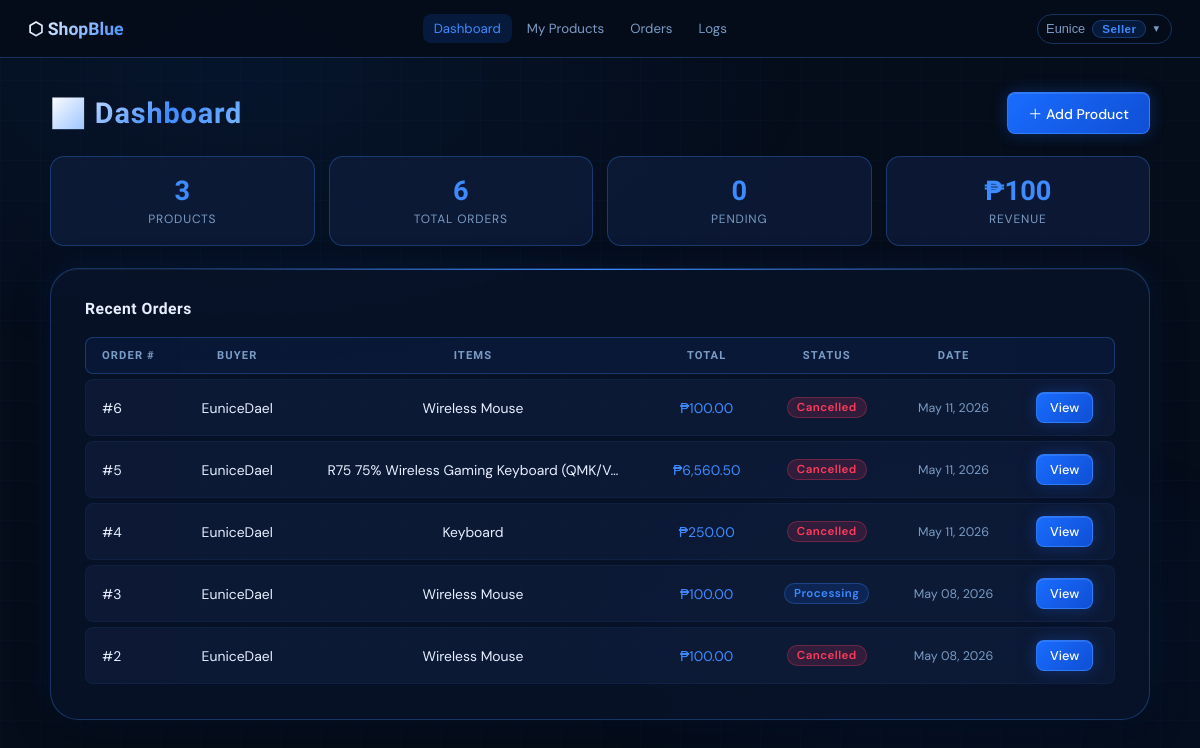
The app's page /seller_dashboard.php (signed in), older data.
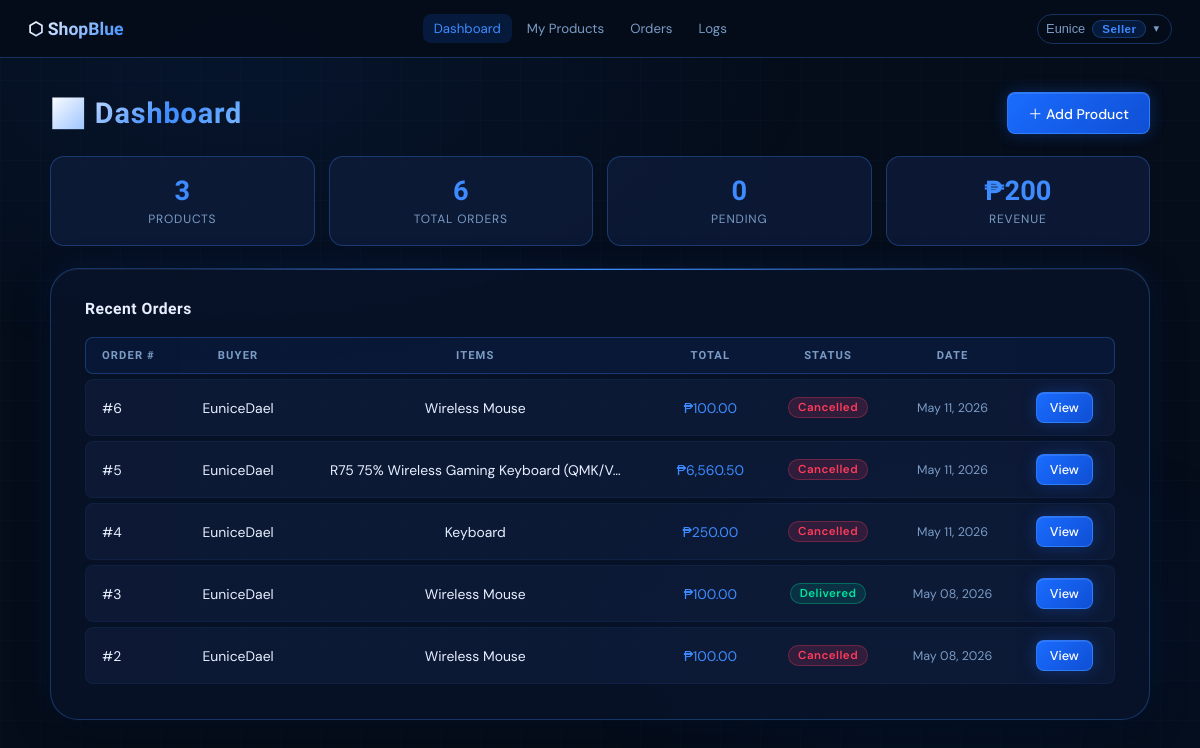
The same page, newer data.
### tables this page shows
CREATE TABLE `orders` (
  `id` int(11) NOT NULL,
  `buyer_id` int(11) NOT NULL,
  `phone` varchar(20) NOT NULL,
  `address` text NOT NULL,
  `total_amount` decimal(10,2) NOT NULL,
  `status` enum('pending','processing','shipped','delivered','cancelled') NOT NULL DEFAULT 'pending',
  `cancel_requested` tinyint(1) NOT NULL DEFAULT 0,
  `cancellation_reason` text DEFAULT NULL,
  `cancel_status` enum('none','pending','approved','rejected') NOT NULL DEFAULT 'none',
  `created_at` timestamp NOT NULL DEFAULT current_timestamp()
);

CREATE TABLE `users` (
  `id` int(11) NOT NULL,
  `username` varchar(50) NOT NULL,
  `email` varchar(100) DEFAULT NULL,
  `password` varchar(255) NOT NULL,
  `role` enum('buyer','seller') NOT NULL DEFAULT 'buyer',
  `phone` varchar(20) DEFAULT NULL,
  `address` text DEFAULT NULL,
  `reset_token` varchar(128) DEFAULT NULL,
  `reset_token_expiry` datetime DEFAULT NULL,
  `created_at` timestamp NOT NULL DEFAULT current_timestamp()
);

### auth.php (called while the page is built, shortened)
<?php
$current_user_id  = $_SESSION['user_id'];
?>

### seller_dashboard.php (the view, shortened to what this page needs)
<?php
include 'auth.php';
include 'db.php';
$total_products = $conn->query("SELECT COUNT(*) FROM products WHERE seller_id=$current_user_id")->fetch_row()[0];
$total_orders   = $conn->query("SELECT COUNT(DISTINCT o.id) FROM orders o JOIN order_items oi ON oi.order_id=o.id WHERE oi.seller_id=$current_user_id")->fetch_row()[0];
$pending        = $conn->query("SELECT COUNT(DISTINCT o.id) FROM orders o JOIN order_items oi ON oi.order_id=o.id WHERE oi.seller_id=$current_user_id AND o.status='pending'")->fetch_row()[0];
$revenue_row    = $conn->query("SELECT SUM(oi.price*oi.quantity) FROM order_items oi JOIN orders o ON o.id=oi.order_id WHERE oi.seller_id=$current_user_id AND o.status='delivered'")->fetch_row();
$revenue        = $revenue_row[0] ?? 0;
$recent = $conn->prepare("
    SELECT o.id, o.status, o.total_amount, o.created_at, u.username AS buyer,
           GROUP_CONCAT(p.name SEPARATOR ', ') AS items
    FROM orders o
    JOIN order_items oi ON oi.order_id=o.id
    JOIN products p     ON p.id=oi.product_id
    JOIN users u        ON u.id=o.buyer_id
    WHERE oi.seller_id=?
    GROUP BY o.id
    ORDER BY o.created_at DESC
    LIMIT 5
");
$recent->bind_param("i", $current_user_id);
$recent->execute();
$recent_orders = $recent->get_result();
?>
<!DOCTYPE html>
<html lang="en">
<head><meta charset="UTF-8"><meta name="viewport" content="width=device-width,initial-scale=1">
<title>Dashboard – ShopBlue</title><link rel="stylesheet" href="style.css"></head>
<body>
<?php include 'nav.php'; ?>
<div class="page">
  <div class="page-header">
    <h1>📊 Dashboard</h1>
    <a href="add_product.php" class="btn">＋ Add Product</a>
  </div>
  <div class="stats-row">
    <div class="stat-card"><div class="stat-num"><?= $total_products ?></div><div class="stat-label">Products</div></div>
    <div class="stat-card"><div class="stat-num"><?= $total_orders ?></div><div class="stat-label">Total Orders</div></div>
    <div class="stat-card"><div class="stat-num"><?= $pending ?></div><div class="stat-label">Pending</div></div>
    <div class="stat-card"><div class="stat-num">&#8369;<?= number_format($revenue, 0) ?></div><div class="stat-label">Revenue</div></div>
  </div>
  <div class="card">
    <h3 style="margin-bottom:14px">Recent Orders</h3>
    <?php if ($recent_orders->num_rows === 0): ?>
      <div class="empty">No orders yet.</div>
    <?php else: ?>
      <table>
        <thead><tr><th>Order #</th><th>Buyer</th><th>Items</th><th>Total</th><th>Status</th><th>Date</th><th></th></tr></thead>
        <tbody>
          <?php while ($o = $recent_orders->fetch_assoc()): ?>
          <tr>
            <td>#<?= $o['id'] ?></td>
            <td><?= htmlspecialchars($o['buyer']) ?></td>
            <td><?= htmlspecialchars(mb_strimwidth($o['items'],0,40,'…')) ?></td>
            <td style="color:var(--blue-hi)">&#8369;<?= number_format($o['total_amount'],2) ?></td>
            <td><span class="badge badge-<?= $o['status'] ?>"><?= $o['status'] ?></span></td>
            <td style="font-size:.78rem;color:var(--muted)"><?= date('M d, Y', strtotime($o['created_at'])) ?></td>
            <td><a href="order_detail.php?id=<?= $o['id'] ?>" class="btn btn-sm">View</a></td>
          </tr>
          <?php endwhile; ?>
        </tbody>
      </table>
    <?php endif; ?>
  </div>
</div>
</body></html>

Row changes from the older to the newer data that the page shows:
changed orders id 3: status "Processing" → "Delivered"
Text that changed along with them:
$revenue: "100" → "200"
